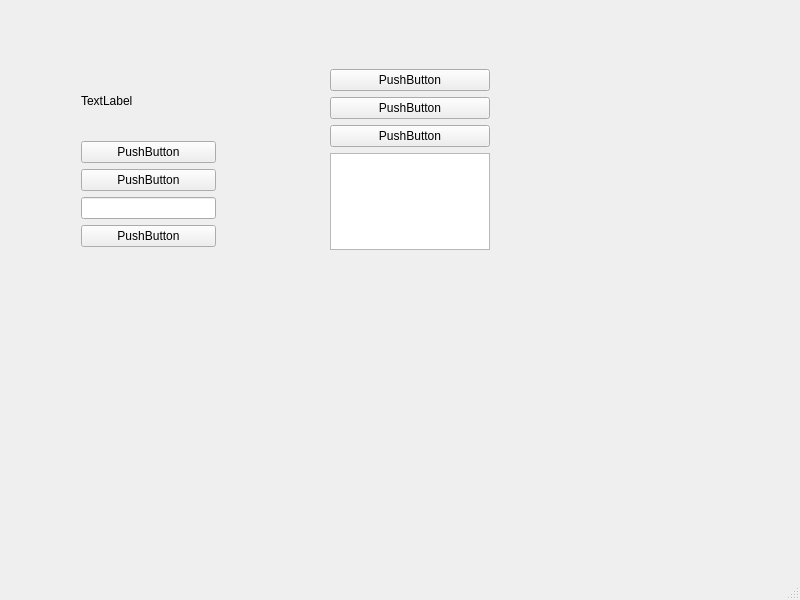
<?xml version="1.0" encoding="UTF-8"?>
<ui version="4.0">
 <class>MainWindow</class>
 <widget class="QMainWindow" name="MainWindow">
  <property name="geometry">
   <rect>
    <x>0</x>
    <y>0</y>
    <width>800</width>
    <height>600</height>
   </rect>
  </property>
  <property name="windowTitle">
   <string>MainWindow</string>
  </property>
  <widget class="QWidget" name="centralwidget">
   <widget class="QWidget" name="verticalLayoutWidget">
    <property name="geometry">
     <rect>
      <x>330</x>
      <y>69</y>
      <width>160</width>
      <height>181</height>
     </rect>
    </property>
    <layout class="QVBoxLayout" name="verticalLayout_2">
     <item>
      <widget class="QPushButton" name="pushButton_6">
       <property name="text">
        <string>PushButton</string>
       </property>
      </widget>
     </item>
     <item>
      <widget class="QPushButton" name="pushButton_5">
       <property name="text">
        <string>PushButton</string>
       </property>
      </widget>
     </item>
     <item>
      <widget class="QPushButton" name="pushButton_4">
       <property name="text">
        <string>PushButton</string>
       </property>
      </widget>
     </item>
     <item>
      <widget class="QListView" name="listView"/>
     </item>
    </layout>
   </widget>
   <widget class="QWidget" name="layoutWidget">
    <property name="geometry">
     <rect>
      <x>81</x>
      <y>66</y>
      <width>135</width>
      <height>181</height>
     </rect>
    </property>
    <layout class="QVBoxLayout" name="verticalLayout">
     <item>
      <widget class="QLabel" name="label">
       <property name="text">
        <string>TextLabel</string>
       </property>
      </widget>
     </item>
     <item>
      <widget class="QPushButton" name="pushButton">
       <property name="text">
        <string>PushButton</string>
       </property>
      </widget>
     </item>
     <item>
      <widget class="QPushButton" name="pushButton_2">
       <property name="text">
        <string>PushButton</string>
       </property>
      </widget>
     </item>
     <item>
      <widget class="QLineEdit" name="lineEdit"/>
     </item>
     <item>
      <widget class="QPushButton" name="pushButton_3">
       <property name="text">
        <string>PushButton</string>
       </property>
      </widget>
     </item>
    </layout>
   </widget>
  </widget>
  <widget class="QMenuBar" name="menubar">
   <property name="geometry">
    <rect>
     <x>0</x>
     <y>0</y>
     <width>800</width>
     <height>23</height>
    </rect>
   </property>
  </widget>
  <widget class="QStatusBar" name="statusbar"/>
 </widget>
 <resources/>
 <connections/>
</ui>
